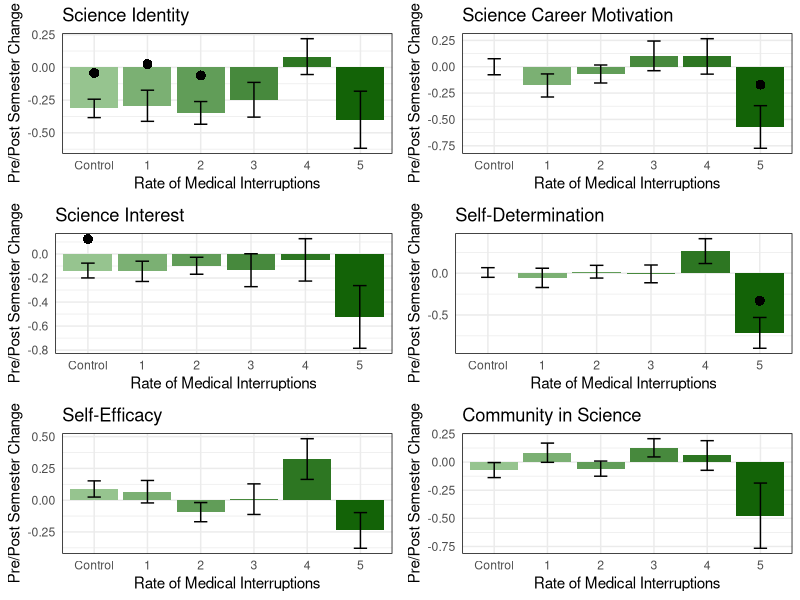

The R source for this figure:
# Load required packages
library(ggplot2)
library(dplyr)
library(gridExtra)

# Create a data frame from the provided .csv data
# Data provided directly in the code
data <- read.csv(text = "
interruptions,name_of_pair,Mean,Std.Deviation,Std.Error.Mean,lower_95_CI,upper_95_CI,t,df,Sig
0,Sci_Ident_AVE - Sci_Ident_AVE_post,-0.3135,0.8762,0.0704,-0.4526,-0.1745,-4.455,154,0
0,Sci_Career_Mot_AVE - Sci_Career_Mot_AVE_post,-2.60E-11,0.948150779,0.076157303,-0.150447843,0.150447843,0,154,1
0,Sci_Interest_Ave - Sci_Interest_Ave_post,-0.137634409,0.767096714,0.061614691,-0.259353495,-0.015915323,-2.234,154,0.027
0,Self_Determin_Ave - Self_Determin_Ave_post,0.008602151,0.720698302,0.057887881,-0.105754666,0.122958967,0.149,154,0.882
0,Self_Efficacy_Ave - Self_Efficacy_Ave_post,0.088172043,0.793259318,0.063716122,-0.037698394,0.214042481,1.384,154,0.168
0,Communal_Sci_Ave - Communal_Sci_Ave_post,-0.070967742,0.832239192,0.066847061,-0.203023312,0.061087828,-1.062,154,0.29
1,Sci_Ident_AVE - Sci_Ident_AVE_post,-0.2933,0.9217,0.119,-0.5314,-0.0552,-2.465,59,0.017
1,Sci_Career_Mot_AVE - Sci_Career_Mot_AVE_post,-0.177777778,0.846987943,0.109345673,-0.396577965,0.041022409,-1.626,59,0.109
1,Sci_Interest_Ave - Sci_Interest_Ave_post,-0.144444444,0.653447087,0.084359656,-0.313247726,0.024358838,-1.712,59,0.092
1,Self_Determin_Ave - Self_Determin_Ave_post,-0.055555556,0.893935767,0.115406611,-0.286483651,0.17537254,-0.481,59,0.632
1,Self_Efficacy_Ave - Self_Efficacy_Ave_post,0.066666667,0.685606664,0.08851144,-0.110444315,0.243777648,0.753,59,0.454
1,Communal_Sci_Ave - Communal_Sci_Ave_post,0.083333333,0.662771104,0.085563382,-0.087878598,0.254545265,0.974,59,0.334
2,Sci_Ident_AVE - Sci_Ident_AVE_post,-0.3478,0.8317,0.0867,-0.5201,-0.1756,-4.011,91,0
2,Sci_Career_Mot_AVE - Sci_Career_Mot_AVE_post,-0.06884058,0.818793364,0.085365109,-0.238407882,0.100726723,-0.806,91,0.422
2,Sci_Interest_Ave - Sci_Interest_Ave_post,-0.097826087,0.676733596,0.070554355,-0.237973645,0.042321471,-1.387,91,0.169
2,Self_Determin_Ave - Self_Determin_Ave_post,0.018115942,0.73023677,0.076132446,-0.13311181,0.169343694,0.238,91,0.812
2,Self_Efficacy_Ave - Self_Efficacy_Ave_post,-0.094202899,0.723453404,0.075425231,-0.244025855,0.055620058,-1.249,91,0.215
2,Communal_Sci_Ave - Communal_Sci_Ave_post,-0.057971014,0.645466383,0.067294522,-0.191643316,0.075701287,-0.861,91,0.391
3,Sci_Ident_AVE - Sci_Ident_AVE_post,-0.2476,0.8609,0.1328,-0.5159,0.0206,-1.864,41,0.069
3,Sci_Career_Mot_AVE - Sci_Career_Mot_AVE_post,0.103174603,0.912093085,0.140739018,-0.181053611,0.387402817,0.733,41,0.468
3,Sci_Interest_Ave - Sci_Interest_Ave_post,-0.134920635,0.886696386,0.136820223,-0.411234681,0.141393411,-0.986,41,0.33
3,Self_Determin_Ave - Self_Determin_Ave_post,-0.007936508,0.688614709,0.106255557,-0.222523958,0.206650942,-0.075,41,0.941
3,Self_Efficacy_Ave - Self_Efficacy_Ave_post,0.007936508,0.780827493,0.120484298,-0.235386468,0.251259484,0.066,41,0.948
3,Communal_Sci_Ave - Communal_Sci_Ave_post,0.126984127,0.525513717,0.081088527,-0.036777475,0.290745729,1.566,41,0.125
4,Sci_Ident_AVE - Sci_Ident_AVE_post,0.0824,0.7987,0.137,-0.1963,0.361,0.601,33,0.552
4,Sci_Career_Mot_AVE - Sci_Career_Mot_AVE_post,0.098039216,0.979690777,0.168015582,-0.243791056,0.439869488,0.584,33,0.564
4,Sci_Interest_Ave - Sci_Interest_Ave_post,-0.049019608,1.028654618,0.176412812,-0.407934172,0.309894956,-0.278,33,0.783
4,Self_Determin_Ave - Self_Determin_Ave_post,0.264705882,0.867596284,0.148791535,-0.038012772,0.567424537,1.779,33,0.084
4,Self_Efficacy_Ave - Self_Efficacy_Ave_post,0.323529412,0.933785223,0.160142845,-0.002283655,0.649342479,2.02,33,0.052
4,Communal_Sci_Ave - Communal_Sci_Ave_post,0.058823529,0.76748129,0.131621955,-0.208963352,0.326610411,0.447,33,0.658
5,Sci_Ident_AVE - Sci_Ident_AVE_post,-0.4,0.5774,0.2182,-0.934,0.134,-1.833,6,0.116
5,Sci_Career_Mot_AVE - Sci_Career_Mot_AVE_post,-0.571428571,0.534522484,0.202030509,-1.065779418,-0.077077725,-2.828,6,0.03
5,Sci_Interest_Ave - Sci_Interest_Ave_post,-0.523809524,0.690065559,0.260820266,-1.162013723,0.114394675,-2.008,6,0.091
5,Self_Determin_Ave - Self_Determin_Ave_post,-0.714285714,0.487950037,0.184427778,-1.165564231,-0.263007197,-3.873,6,0.008
5,Self_Efficacy_Ave - Self_Efficacy_Ave_post,-0.238095238,0.370899094,0.14018668,-0.581119688,0.104929212,-1.698,6,0.14
5,Communal_Sci_Ave - Communal_Sci_Ave_post,-0.476190476,0.766356045,0.289655359,-1.184951606,0.232570654,-1.644,6,0.151
")

# Rename the columns
colnames(data) <- c("interruptions", "Pair", "Mean", "Std.Deviation", "Std.Error.Mean",
                    "Lower", "Upper", "t", "df", "Sig")

# Get unique pair names
pair_names <- unique(data$Pair)

# List to store individual graphs
graphs <- list()

# New names for the pairs
new_pair_names <- c("Science Identity", "Science Career Motivation", "Science Interest",
                    "Self-Determination", "Self-Efficacy", "Community in Science")

# Define the color gradient
color_gradient <- colorRampPalette(c("#96c48f", "#136307"))

# Generate graphs for each pair
for (i in seq_along(pair_names)) {
  # Filter data for the specific pair
  pair_data <- data %>%
    filter(Pair == pair_names[i])
  
  # Filter significant data points (Sig <= 0.05)
  sig_data <- pair_data %>%
    filter(Sig <= 0.05)
  
  # Create plot for the specific pair
  plot <- ggplot(pair_data, aes(x = factor(interruptions), y = Mean, fill = factor(interruptions))) +
    geom_bar(stat = "identity", position = "dodge") +
    geom_errorbar(aes(ymin = Mean - Std.Error.Mean, ymax = Mean + Std.Error.Mean),
                  position = position_dodge(width = 0.9), width = 0.25) +
    labs(x = "Rate of Medical Interruptions", y = "Pre/Post Semester Change") +
    ggtitle(new_pair_names[i]) +
    scale_fill_manual(values = color_gradient(length(unique(pair_data$interruptions)))) +
    scale_x_discrete(labels = c("0" = "Control")) +  # Modify labels for "0"
    theme_minimal() +
    theme(legend.position = "none") +
    theme(panel.border = element_rect(color = "black", fill = NA))
  
  # Add significance points to the plot
  if (nrow(sig_data) > 0) {
    plot <- plot +
      geom_point(data = sig_data, aes(y = Mean + Std.Error.Mean + 0.2), shape = 16, size = 3, color = "black")
  }
  
  # Store the plot in the list
  graphs[[i]] <- plot
}

# Combine graphs into a grid
combined_plot <- grid.arrange(grobs = graphs, nrow = 3, ncol = 2, padding = unit(10, "cm"))

# Display the combined plot
print(combined_plot)